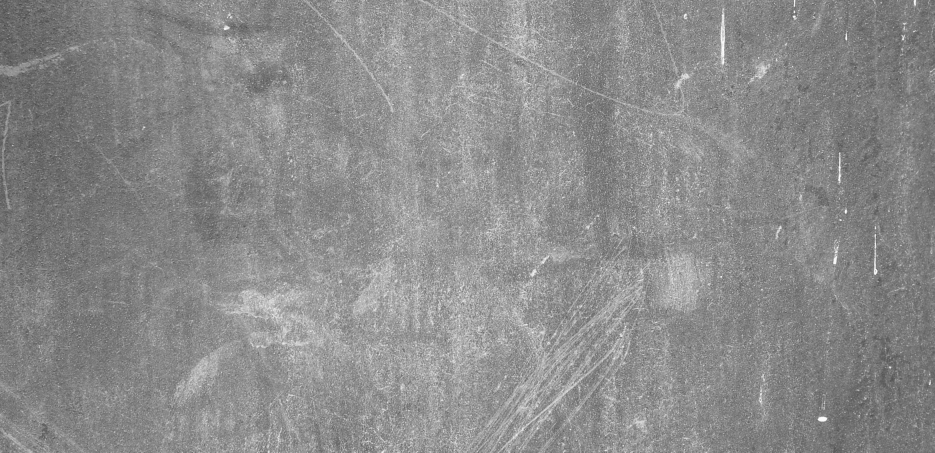
#> input picture filter/txt.jpg, 1869 x 905 px (shown at 1/2 size)
$ python -i filter.py   (imports and definitions only)   (Python 2 division)
#> lines starting #> are read from the running program, lines starting #| are printed output that depends on the picture; after the words box and inside, x2 and y2 are one past the last pixel; in counts of white or black regions, pixels touching at a corner belong together
from random import randint
from numpy import *
from PIL import Image,ImageDraw


def round_corner(radius, fill):

	corner = Image.new('RGBA',(radius,radius),(0,0,0,0))
	draw = ImageDraw.Draw(corner)
	draw.pieslice((0,0,radius*2,radius*2),180,270,fill=fill)
	return corner

def border(size):

	fill = (255,255,255)
	width, height = size
	radius = int(min(width,height)/8.0)
	offset = int(min(width,height)/15.0)
	rectangle = Image.new('RGB',size,(0,0,0))
	draw = ImageDraw.Draw(rectangle)
	corner = round_corner(radius,fill)
	rectangle.paste(corner,(offset,offset))
	rectangle.paste(corner.rotate(90),(offset,height-radius-offset))
	rectangle.paste(corner.rotate(180),(width-radius-offset,height-radius-offset))
	rectangle.paste(corner.rotate(270),(width-radius-offset,offset))
	draw.rectangle((offset,offset+radius,width-offset,height-offset-radius),fill=fill)
	draw.rectangle((offset+radius,offset,width-offset-radius,height-offset),fill=fill)
	return rectangle

# [20 lines left out: function equalize, not called in this run]

def gaussian_kernel(size):
	size = int(size)
	x = mgrid[-size:size+1]
	g = exp(-(x**2/float(size)))
	return g/g.sum()


def blur(im,size=None):

	if not size:
		size = (max(im.shape)/15.)
	kernel = gaussian_kernel(size)
	func = lambda row: convolve(row,kernel,'same')
	blurred = apply_along_axis(func,1,im)
	blurred = apply_along_axis(func,1,blurred.T).T
	return blurred

def multiply(upper,lower):

	return clip((upper*lower)/255.0,0,255)

# [41 lines left out: functions screen, sepia, cutout, test_filter, shinify, not called in this run]

def make_image(r,g,b):
	r,g,b = map(uint8,(r,g,b))
	return Image.fromarray(dstack((r,g,b)))

def show(r,g,b):
    return make_image(r,g,b).show()


def oldify(filename):

#> called with filename = 'txt.jpg'
	l = asarray(Image.open(filename).convert('L'))

	w = l.shape[1]
#> w = 1869
	h = l.shape[0]
#> h = 905

	brd = border((w,h))
#> in border, `rectangle = Image.new('RGB',size,(0,0,0))`: rectangle: PIL image 1869x905 RGB; every value is 0
#> in round_corner, `corner = Image.new('RGBA',(radius,radius),(0,0,0,0))`: corner: PIL image 113x113 RGBA; every value is 0
#> in border, `rectangle.paste(corner,(offset,offset))`:
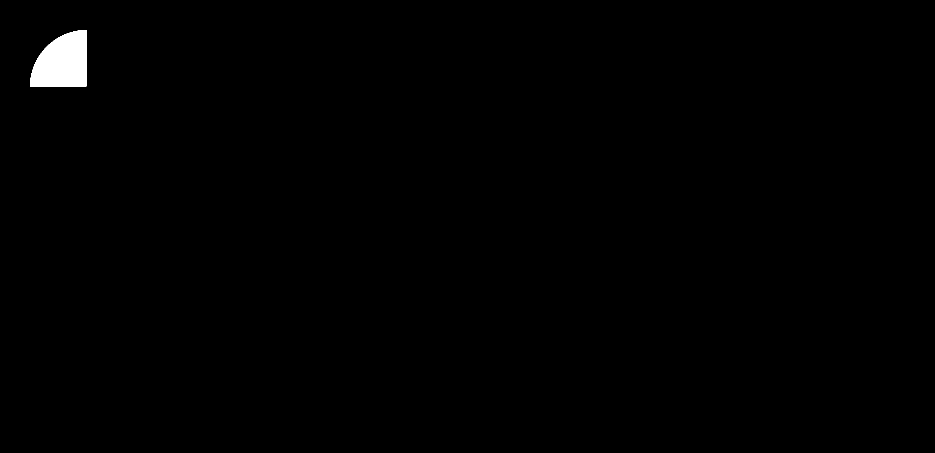
#> rectangle: PIL image 1869x905 RGB (shown at 1/2 size); 0.59% white; 1 white region, box (x1, y1, x2, y2) and area: (60, 60, 173, 173) 9994
#> in border, `rectangle.paste(corner.rotate(90),(offset,height-radius-offset))`:
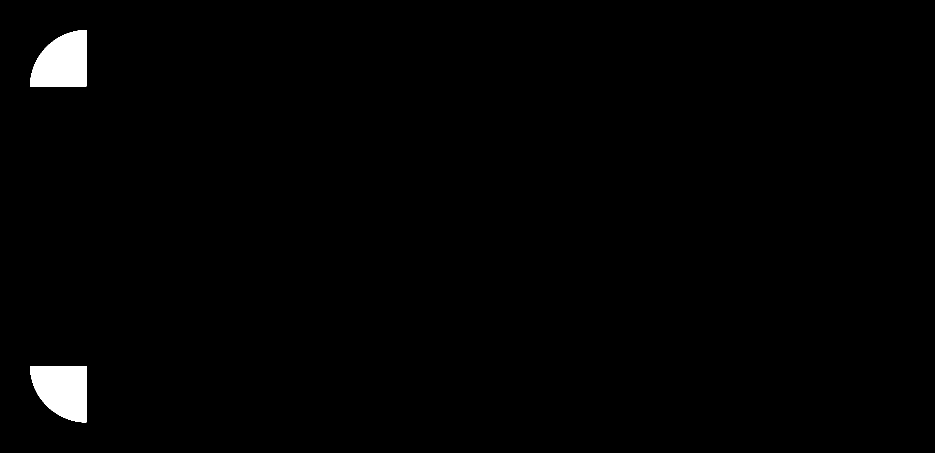
#> rectangle: PIL image 1869x905 RGB (shown at 1/2 size); 1.2% white; 2 white regions, box (x1, y1, x2, y2) and area: (60, 60, 173, 173) 9994, (60, 732, 173, 845) 9994
#> in border, `rectangle.paste(corner.rotate(180),(width-radius-offset,height-radius-..`:
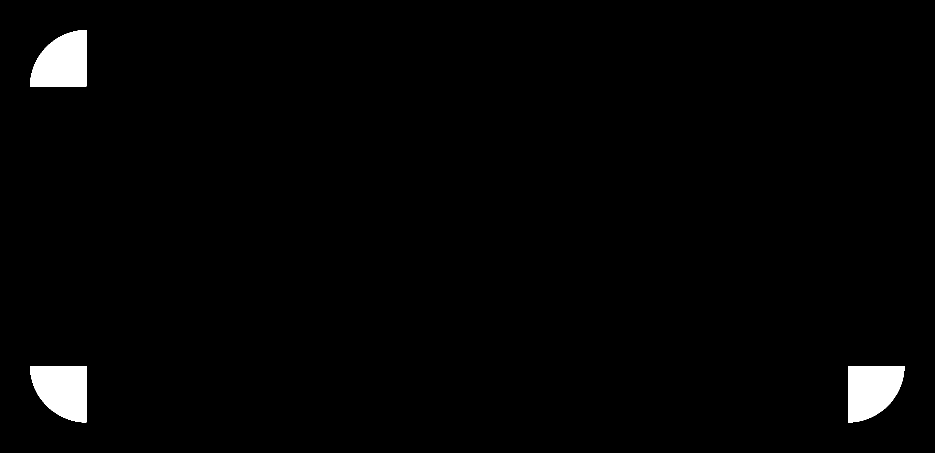
#> rectangle: PIL image 1869x905 RGB (shown at 1/2 size); 1.8% white; 3 white regions, box (x1, y1, x2, y2) and area: (60, 60, 173, 173) 9994, (60, 732, 173, 845) 9994, (1696, 732, 1809, 845) 9994
#> in border, `rectangle.paste(corner.rotate(270),(width-radius-offset,offset))`:
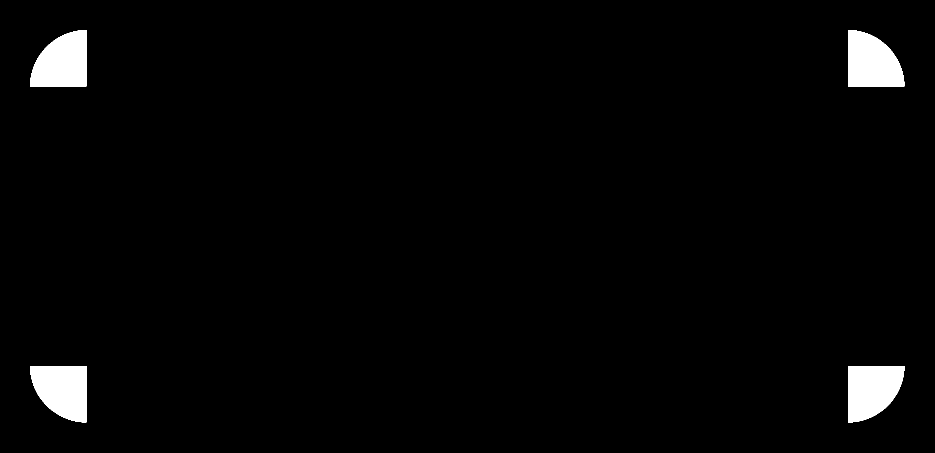
#> rectangle: PIL image 1869x905 RGB (shown at 1/2 size); 2.4% white; 4 white regions, box (x1, y1, x2, y2) and area: (60, 60, 173, 173) 9994, (1696, 60, 1809, 173) 9994, (60, 732, 173, 845) 9994, (1696, 732, 1809, 845) 9994
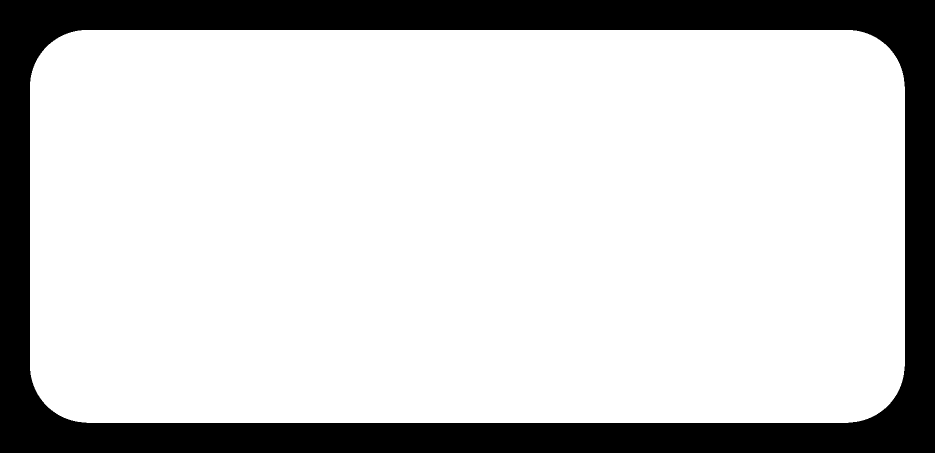
#> brd: PIL image 1869x905 RGB (shown at 1/2 size); 80.6% white; 1 black region, box (x1, y1, x2, y2) and area: (0, 0, 1869, 905) 327496
	border_blur_radius = int(max(w,h)/5.0)
#> border_blur_radius = 373
	border_px = asarray(brd.convert('L'))
	border_px = blur(border_px,size=border_blur_radius)
#> in blur, `blurred = apply_along_axis(func,1,im)`:
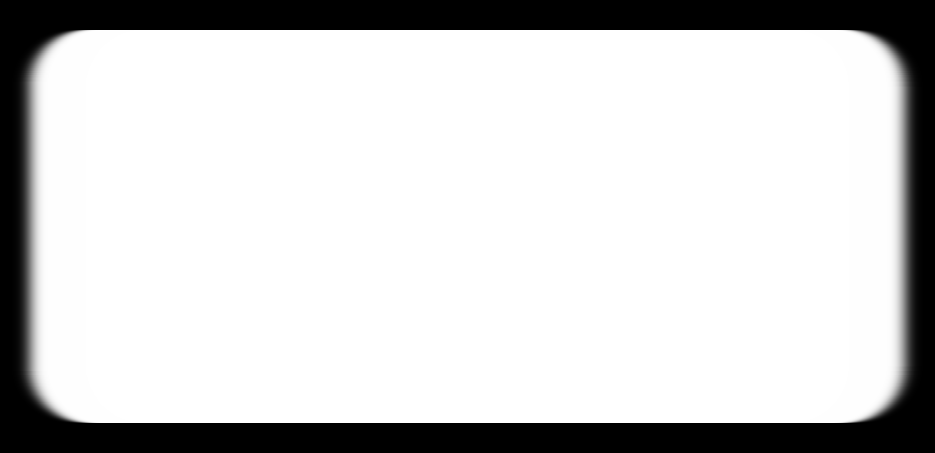
#> blurred: shape (905, 1869) float64 (shown at 1/2 size); min 0, max 255, mean 205.6
#> in blur, `blurred = apply_along_axis(func,1,blurred.T).T`:
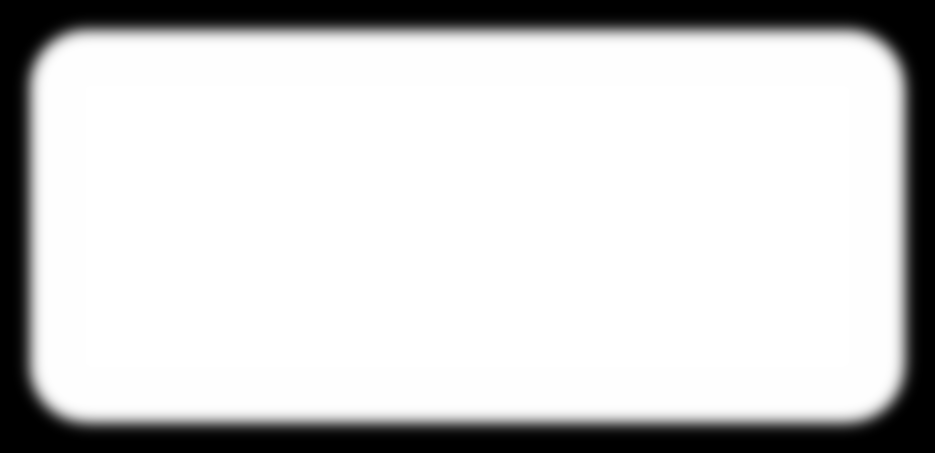
#> blurred: shape (905, 1869) float64 (shown at 1/2 size); min 6.41e-20, max 255, mean 205.6
#> (the run stopped early here; a loop or call above may not have finished)
